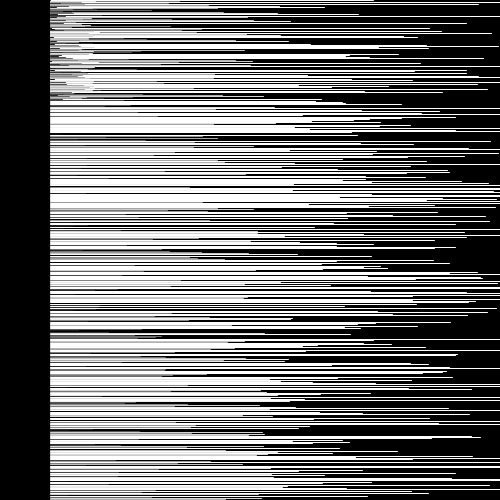
Frame 1 (no input)
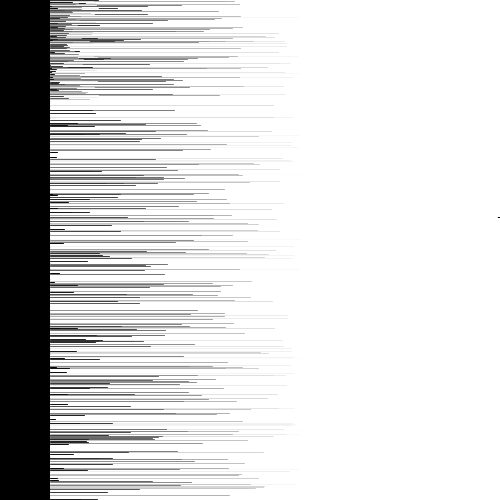
Frame 60 (the mouse pressed at the canvas centre just before this capture)
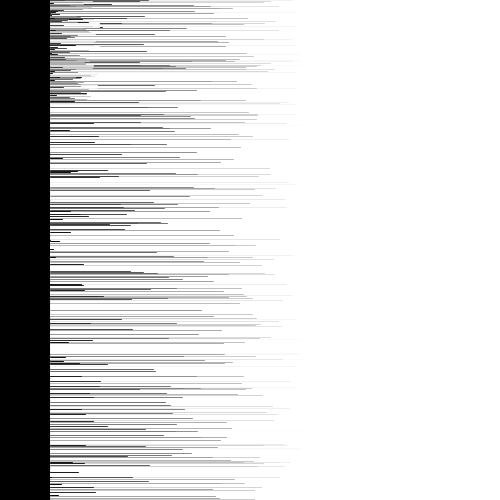
Frame 120 (the mouse held since frame 60 and released just before this capture)

The Processing sketch that drew these frames (run headless with seeded random() and noise(); from frame 60 on, the mouse is pressed at the canvas centre):

// Processing sketch: processing_86520
// ── processing_86520.pde

//Kaitlyn Dodge
//Exercise 3

//setup

void setup()
{
size(500, 500);
smooth();
background(0);
frameRate(4);
}

void draw()
{
  for (int i = 0; i < 500; i++) {
  float r = random(500);
  stroke(r*1);
  line(50, i, 50+r, i);
}
for (int i = 0; i < 100; i++) {
  float r = random(50);
  stroke(r*5);
  line(50, i, 50+r, i);
}
}
